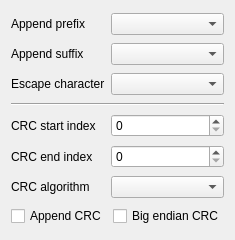
<?xml version="1.0" encoding="UTF-8"?>
<ui version="4.0">
 <class>SAKToolBoxUiInputMenu</class>
 <widget class="QWidget" name="SAKToolBoxUiInputMenu">
  <property name="geometry">
   <rect>
    <x>0</x>
    <y>0</y>
    <width>232</width>
    <height>240</height>
   </rect>
  </property>
  <property name="windowTitle">
   <string notr="true">Form</string>
  </property>
  <layout class="QGridLayout" name="gridLayout">
   <item row="3" column="0" colspan="2">
    <widget class="Line" name="line">
     <property name="orientation">
      <enum>Qt::Horizontal</enum>
     </property>
    </widget>
   </item>
   <item row="1" column="0">
    <widget class="QLabel" name="label_2">
     <property name="sizePolicy">
      <sizepolicy hsizetype="Fixed" vsizetype="Preferred">
       <horstretch>0</horstretch>
       <verstretch>0</verstretch>
      </sizepolicy>
     </property>
     <property name="text">
      <string>Append suffix</string>
     </property>
    </widget>
   </item>
   <item row="0" column="0">
    <widget class="QLabel" name="label">
     <property name="sizePolicy">
      <sizepolicy hsizetype="Fixed" vsizetype="Preferred">
       <horstretch>0</horstretch>
       <verstretch>0</verstretch>
      </sizepolicy>
     </property>
     <property name="text">
      <string>Append prefix</string>
     </property>
    </widget>
   </item>
   <item row="0" column="1">
    <widget class="SAKAffixesComboBox" name="comboBoxPrefix"/>
   </item>
   <item row="2" column="0">
    <widget class="QLabel" name="label_3">
     <property name="sizePolicy">
      <sizepolicy hsizetype="Fixed" vsizetype="Preferred">
       <horstretch>0</horstretch>
       <verstretch>0</verstretch>
      </sizepolicy>
     </property>
     <property name="text">
      <string>Escape character</string>
     </property>
    </widget>
   </item>
   <item row="7" column="0">
    <widget class="QLabel" name="label_6">
     <property name="sizePolicy">
      <sizepolicy hsizetype="Fixed" vsizetype="Preferred">
       <horstretch>0</horstretch>
       <verstretch>0</verstretch>
      </sizepolicy>
     </property>
     <property name="text">
      <string>CRC end index</string>
     </property>
    </widget>
   </item>
   <item row="7" column="1">
    <widget class="SAKSpinBox" name="spinBoxEndIndex"/>
   </item>
   <item row="1" column="1">
    <widget class="SAKAffixesComboBox" name="comboBoxSuffix"/>
   </item>
   <item row="6" column="1">
    <widget class="SAKSpinBox" name="spinBoxStartIndex"/>
   </item>
   <item row="2" column="1">
    <widget class="SAKEscapeCharacterComboBox" name="comboBoxEscape"/>
   </item>
   <item row="8" column="1">
    <widget class="SAKCrcAlgorithmComboBox" name="comboBoxAglorithm"/>
   </item>
   <item row="8" column="0">
    <widget class="QLabel" name="label_7">
     <property name="sizePolicy">
      <sizepolicy hsizetype="Fixed" vsizetype="Preferred">
       <horstretch>0</horstretch>
       <verstretch>0</verstretch>
      </sizepolicy>
     </property>
     <property name="text">
      <string>CRC algorithm</string>
     </property>
    </widget>
   </item>
   <item row="6" column="0">
    <widget class="QLabel" name="label_5">
     <property name="sizePolicy">
      <sizepolicy hsizetype="Fixed" vsizetype="Preferred">
       <horstretch>0</horstretch>
       <verstretch>0</verstretch>
      </sizepolicy>
     </property>
     <property name="text">
      <string>CRC start index</string>
     </property>
    </widget>
   </item>
   <item row="9" column="0" colspan="2">
    <layout class="QHBoxLayout" name="horizontalLayout">
     <item>
      <widget class="SAKCheckBox" name="checkBoxAppendCrc">
       <property name="text">
        <string>Append CRC</string>
       </property>
      </widget>
     </item>
     <item>
      <widget class="SAKCheckBox" name="checkBoxBigEndian">
       <property name="text">
        <string>Big endian CRC</string>
       </property>
      </widget>
     </item>
    </layout>
   </item>
  </layout>
 </widget>
 <customwidgets>
  <customwidget>
   <class>SAKCheckBox</class>
   <extends>QCheckBox</extends>
   <header location="global">SAKCheckBox.hh</header>
  </customwidget>
  <customwidget>
   <class>SAKSpinBox</class>
   <extends>QSpinBox</extends>
   <header location="global">SAKSpinBox.hh</header>
  </customwidget>
  <customwidget>
   <class>SAKEscapeCharacterComboBox</class>
   <extends>QComboBox</extends>
   <header location="global">SAKEscapeCharacterComboBox.hh</header>
  </customwidget>
  <customwidget>
   <class>SAKAffixesComboBox</class>
   <extends>QComboBox</extends>
   <header location="global">SAKAffixesComboBox.hh</header>
  </customwidget>
  <customwidget>
   <class>SAKCrcAlgorithmComboBox</class>
   <extends>QComboBox</extends>
   <header location="global">SAKCrcAlgorithmComboBox.hh</header>
  </customwidget>
 </customwidgets>
 <resources/>
 <connections/>
</ui>
